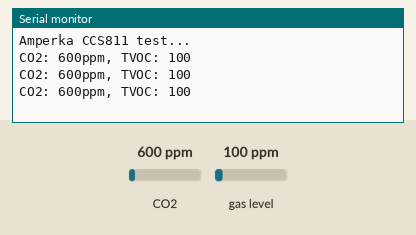
The sketch below on a simulated Arduino Uno, built with avr-gcc and run on an emulated ATmega328P. Shown: the last lines printed to the serial monitor. The inputs (shaded band) are chosen by the test bench; at power-on: CO2 600 ppm, gas level 100 ppm.

Above: at 1.3 s.
1.4 s: CO2 set to 452 ppm
At 1.9 s:
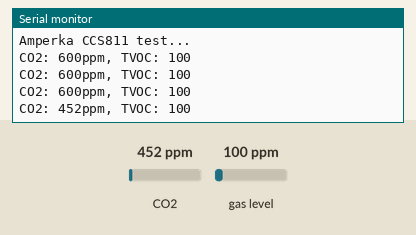
2.9 s: gas level set to 20 ppm
At 3.4 s:
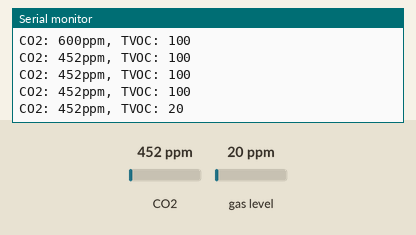
4.4 s: CO2 set to 1050 ppm
At 4.9 s:
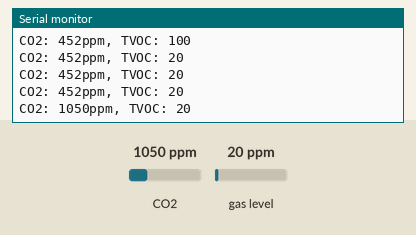
Timing chart, 0 to 7.4 s (numbered marks = the images above; inputs shaded):
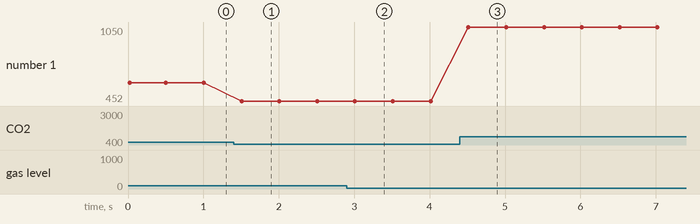

The sketch:

sketch_7878.ino
```cpp
#include "Adafruit_CCS811.h"

Adafruit_CCS811 ccs;

void setup() {
 Serial.begin(9600);
 Serial.println("Amperka CCS811 test...");
 if(!ccs.begin()){
   Serial.println("Failed to start sensor! Please check your wiring.");
   while(1);
 }
}

void loop() {
 if(ccs.available()) {
   if(!ccs.readData()) {
     // выводим в Serial-порт показания концентрации CO2
     //количество летучих органических веществ
     Serial.print("CO2: ");
     Serial.print(ccs.geteCO2());
     Serial.print("ppm, TVOC: ");
     Serial.println(ccs.getTVOC());
   } else {
     Serial.println("ERROR...");
     while(1);
   }
 }
 delay(500);
}
```

Measured:
- after the input at 1.4 s, the serial monitor: prints a new line after 0.11 s (image 1)
- after the input at 2.9 s, the serial monitor: prints a new line after 0.11 s (image 2)
- after the input at 4.4 s, the serial monitor: prints a new line after 0.11 s (image 3)
- plotted number 1: 600 → 452 after the input at 1.4 s, 452 → 1050 after the input at 4.4 s
